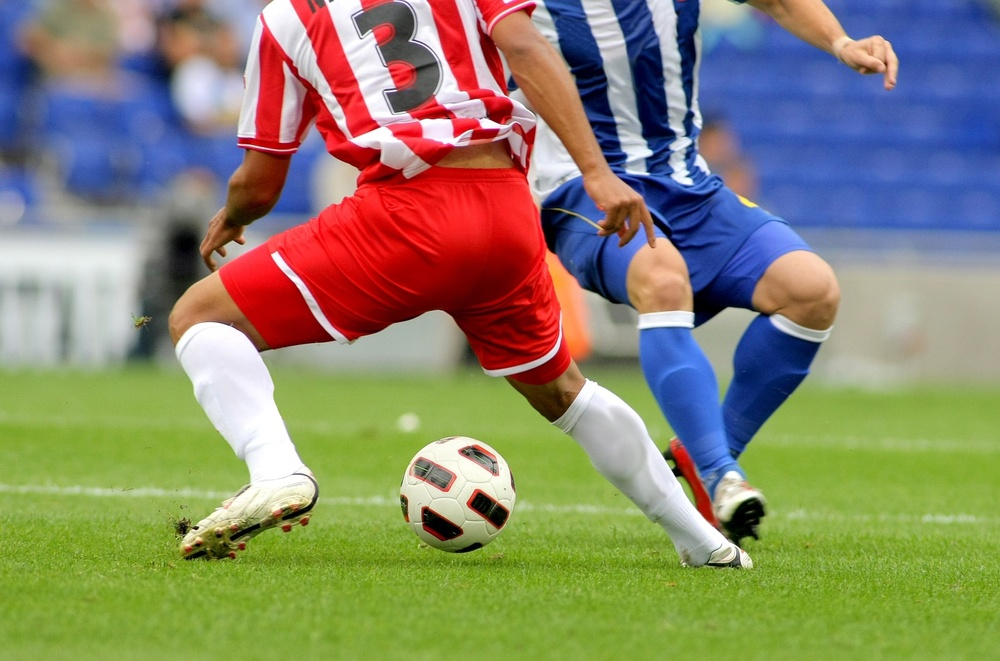
#> input picture ch03/soccer.jpg, 1000 x 661 px, shrunk from 1434 x 948 before the run
$ python 01_image_display.py
#> lines starting #> are read from the running program, lines starting #| are printed output that depends on the picture
import cv2 as cv
import sys

img = cv.imread('./soccer.jpg')
#> img is the input picture: shape (661, 1000, 3); mean B, G, R 107.3, 133.3, 136.8

if img is None:
    sys.exit('파일을 찾을 수 없습니다.')

cv.imshow('original_RGB', img)
cv.imshow('Upper left half', img[0:img.shape[0] // 2, 0:img.shape[1] // 2, :])
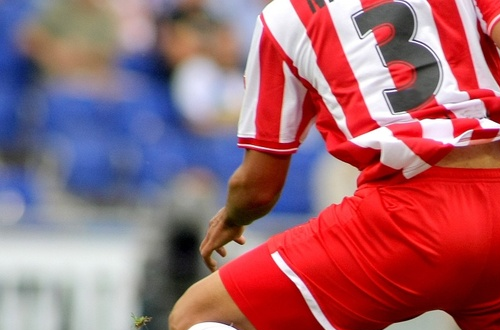
#> window 'Upper left half': shape (330, 500, 3); mean B, G, R 111.5, 101, 158.8
cv.imshow('Center half', img[img.shape[0] // 4:3 * img.shape[0] // 4, img.shape[1] // 4:3 * img.shape[1] // 4, :])
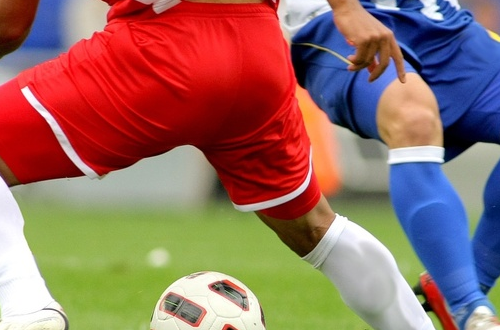
#> window 'Center half': shape (330, 500, 3); mean B, G, R 98.4, 108.1, 149.3

#openCV에서 이미지 읽어올 때는 BRG 순서
cv.imshow('R channel', img[:, :, 2])
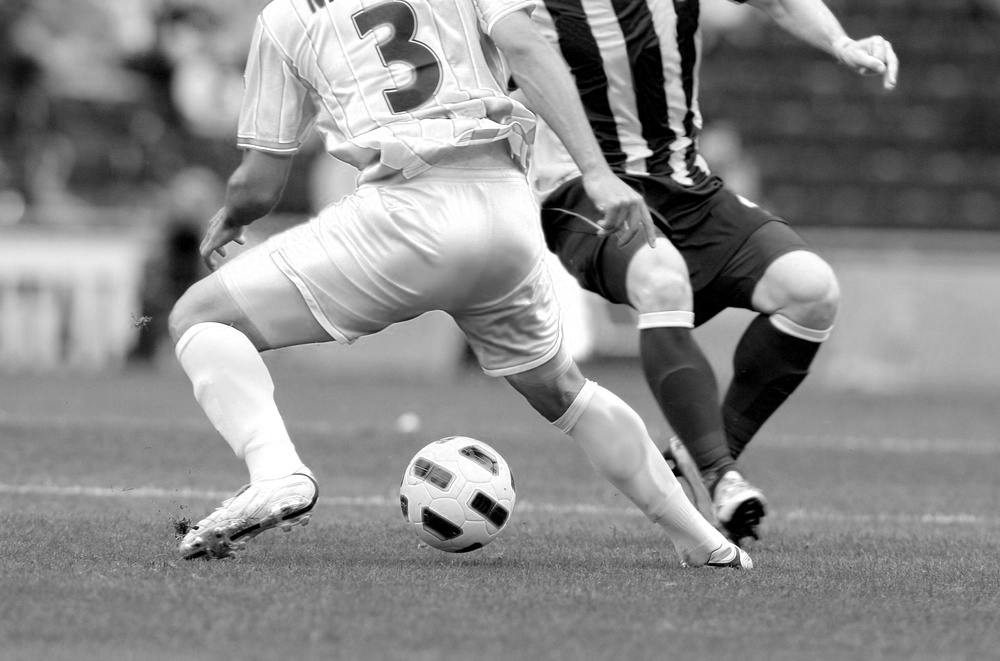
#> window 'R channel': shape (661, 1000); min 0, max 255, mean 136.8
cv.imshow('G channel', img[:, :, 1])
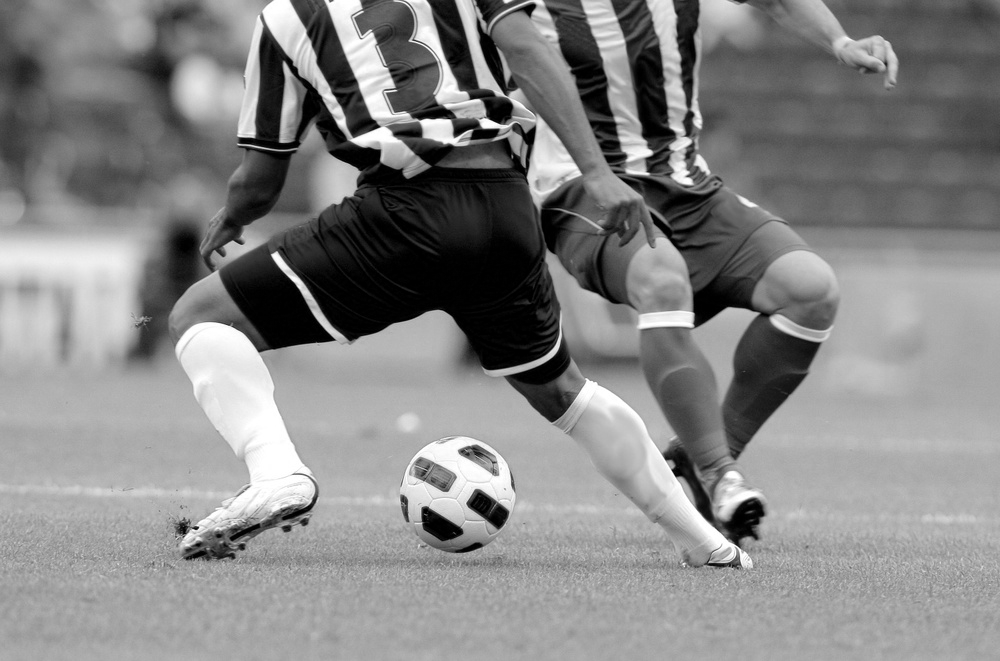
#> window 'G channel': shape (661, 1000); min 0, max 255, mean 133.3
cv.imshow('B channel', img[:, :, 0])
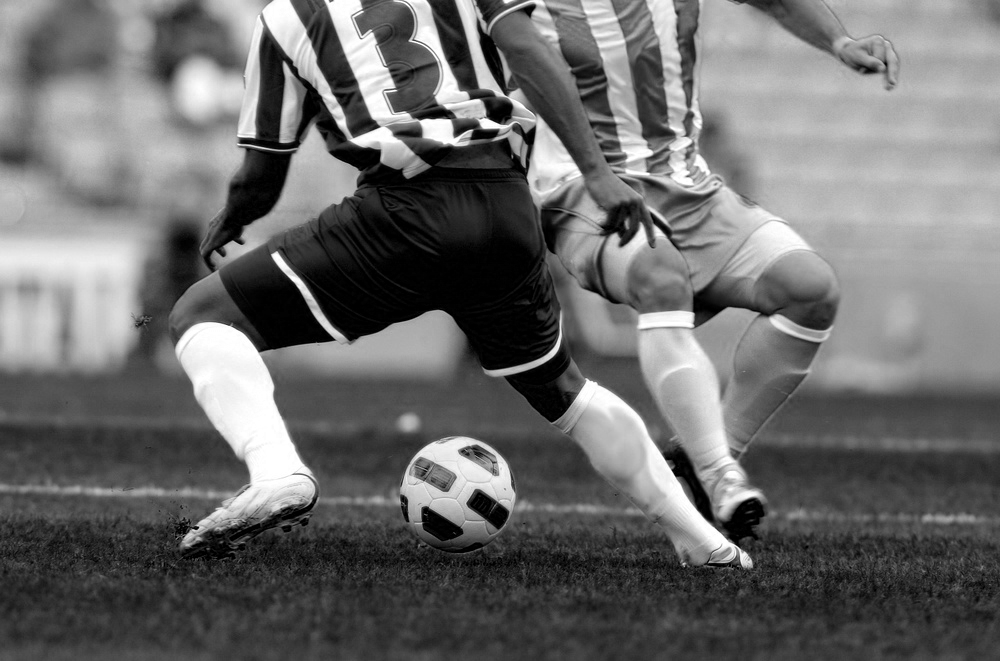
#> window 'B channel': shape (661, 1000); min 0, max 255, mean 107.3

cv.waitKey()
cv.destroyAllWindows()
